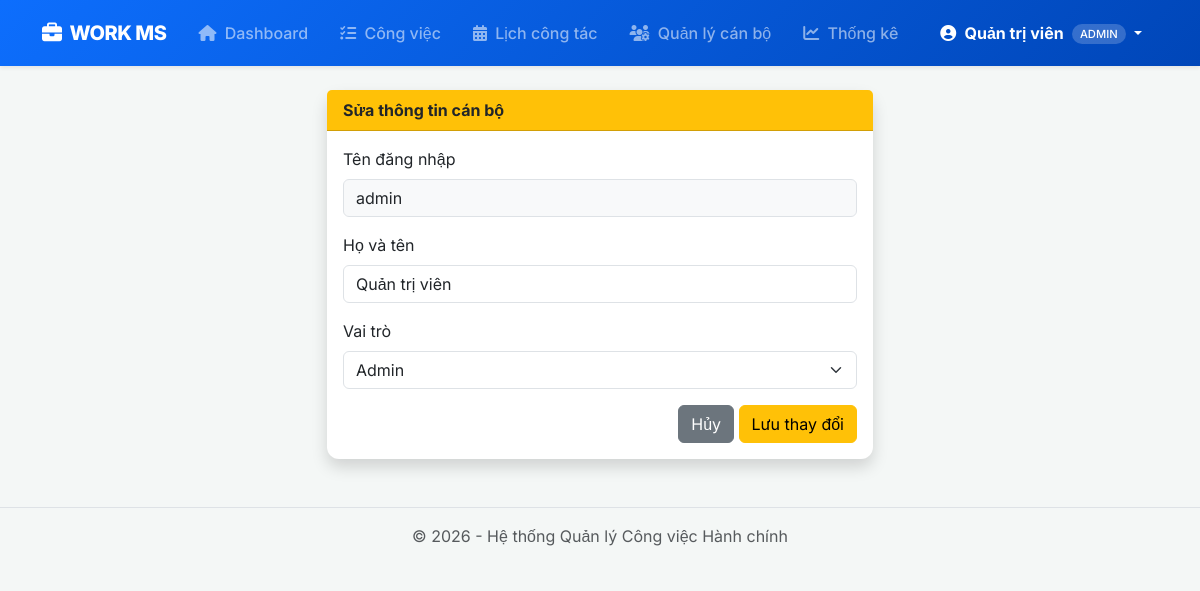
The app's page /modules/users/edit.php?id=1 (signed in) with its own data.
### tables this page shows
CREATE TABLE `users` (
  `id` int(11) NOT NULL,
  `username` varchar(50) NOT NULL,
  `password` varchar(255) NOT NULL,
  `ho_ten` varchar(100) NOT NULL,
  `role` enum('admin','nguoi_giao_viec','nguoi_thuc_hien') DEFAULT 'nguoi_thuc_hien',
  `created_at` timestamp NOT NULL DEFAULT current_timestamp()
);

### modules/users/edit.php (the view, shortened to what this page needs)
<?php
require_once '../../config/database.php';
$id = $_GET['id'];
$res = mysqli_query($conn, "SELECT * FROM users WHERE id = $id");
$u = mysqli_fetch_assoc($res);
include '../../includes/header.php';
?>
<div class="row justify-content-center">
    <div class="col-md-6">
        <div class="card shadow">
            <div class="card-header bg-warning"><strong>Sửa thông tin cán bộ</strong></div>
            <div class="card-body">
                <form method="POST">
                    <div class="mb-3">
                        <label class="form-label">Tên đăng nhập</label>
                        <input type="text" class="form-control bg-light" value="<?php echo $u['username']; ?>" readonly>
                    </div>
                    <div class="mb-3">
                        <label class="form-label">Họ và tên</label>
                        <input type="text" name="ho_ten" class="form-control" value="<?php echo $u['ho_ten']; ?>" required>
                    </div>
                    <div class="mb-3">
                        <label class="form-label">Vai trò</label>
                        <select name="role" class="form-select">
                            <option value="admin" <?php if ($u['role'] == 'admin') echo 'selected'; ?>>Admin</option>
                        </select>
                    </div>
                    <div class="text-end">
                        <a href="manage.php" class="btn btn-secondary">Hủy</a>
                        <button type="submit" name="update_user" class="btn btn-warning">Lưu thay đổi</button>
                    </div>
                </form>
            </div>
        </div>
    </div>
</div>
<?php include '../../includes/footer.php'; ?>

### includes/header.php (style rules this page uses)
:root { --primary-color: #0d6efd; --header-height: 60px; }
body { font-family: 'Inter', sans-serif; background-color: #f4f7f6; }
.card { border: none; box-shadow: 0 0.125rem 0.25rem rgba(0, 0, 0, 0.075); border-radius: 12px; transition: transform 0.2s ease; }

### records on screen
users: username "admin", ho_ten "Quản trị viên", role "Admin"

### other values on screen
$_SESSION['ho_ten'] "Quản trị viên"
$_SESSION['role'] "ADMIN"
